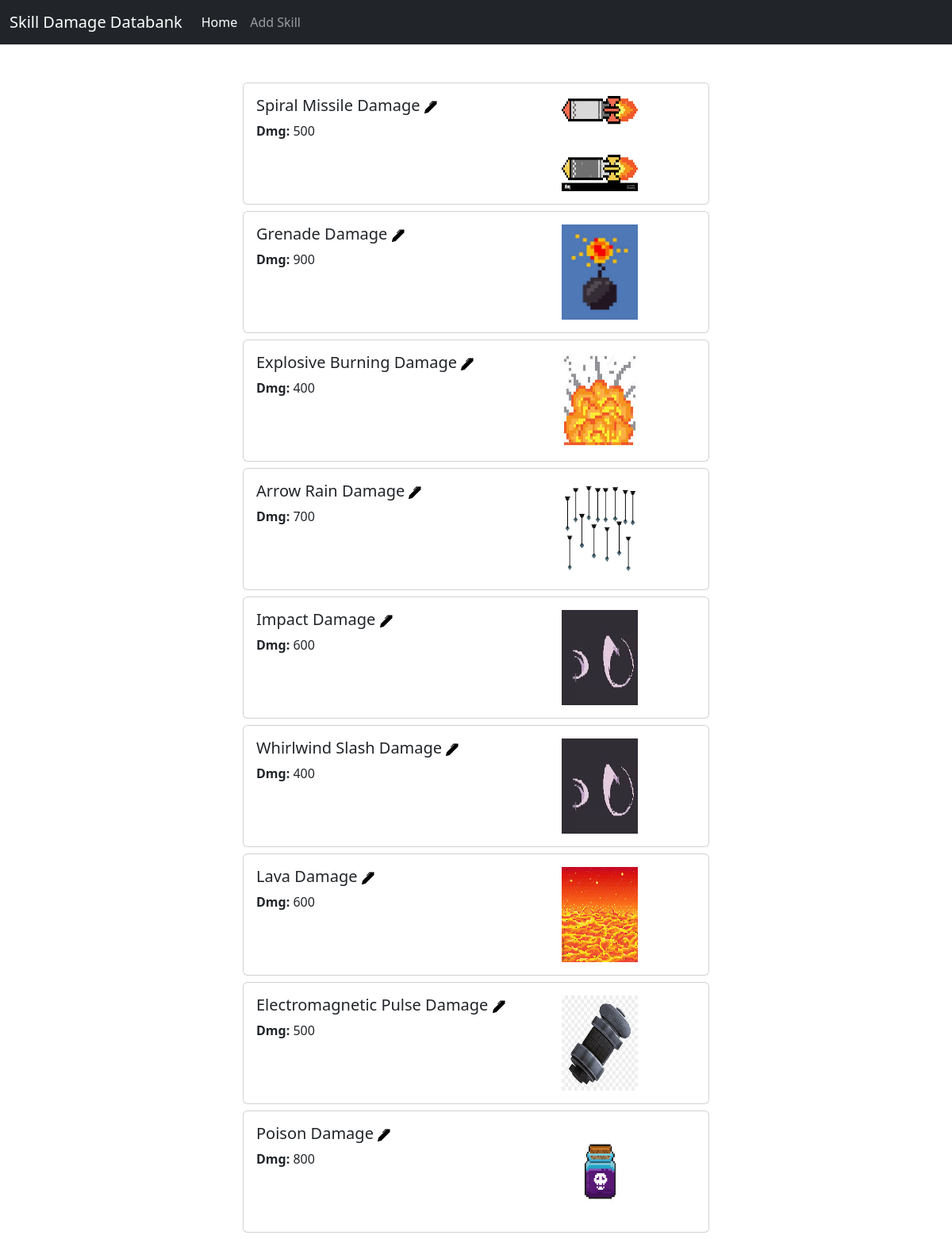
Page /skill on the committed database.
### tables this page shows
CREATE TABLE skillDamageTable
        (       
                skilldmg_id INT PRIMARY KEY,
                skilldmg_name VARCHAR(255),
                dmg INT,
                sfx_addr VARCHAR(255)
        
        );

### main.py (the view)
@app.route("/skill", methods=["GET"])
def skill():
    if request.method == "GET":
        with sqlite3.connect(db_url) as conn:
            cur = conn.cursor()
            cur.execute('SELECT * FROM ' + skill_table_name + ' ORDER BY skillDmg_id ASC')
            skill_data = cur.fetchall()
        return render_template("skill_main.html", dataset=skill_data)

### templates/skill_main.html (shortened to what this page needs)
<html>
    <head>
        <link rel="stylesheet" href="/static/css/bootstrap.css">
    </head>
    <body class="">
        <nav class="navbar navbar-expand-lg navbar-dark bg-dark sticky-top">
            <div class="container-fluid">
            <a class="navbar-brand" href="#">Skill Damage Databank</a>
            <div class="collapse navbar-collapse" id="navbarNav">
                <ul class="navbar-nav">
                <li class="nav-item">
                    <a class="nav-link active" aria-current="page" href="/">Home</a>
                </li>
                <li class="nav-item">
                    <a class="nav-link" href="/skill_add?id=null">Add Skill</a>
                </li>
                </ul>
            </div>
            </div>
        </nav>
            {%for data in dataset%}
            <div class="row justify-content-center">
                    <div class="col-6">
                        <div class="card mb-2">
                            <div class="row card-body">
                            <div class="col-sm-8">
                            <h5 class="card-title">
                                {{data[1]}}
                                <a href="/skill_add?id={{data[0]}}">
                                </a>
                            </h5>
                            <p class="card-text"><b>Dmg: </b>{{data[2]}} </p>
                            </div>
                            <img class="col-sm-2" src="{{data[3]}}" style="width: 120px; height: 120px;" alt="sans"/>
                        </div>
                </div>
            </div>
            </div>
            {%endfor%}
    </body>
</html>

### rows in the picture
skillDamageTable: skilldmg_name "Spiral Missile Damage", dmg "500", sfx_addr (picture)
skillDamageTable: skilldmg_name "Grenade Damage", dmg "900", sfx_addr (picture)
skillDamageTable: skilldmg_name "Explosive Burning Damage", dmg "400", sfx_addr (picture)
skillDamageTable: skilldmg_name "Arrow Rain Damage", dmg "700", sfx_addr (picture)
skillDamageTable: skilldmg_name "Impact Damage", dmg "600", sfx_addr (picture)
skillDamageTable: skilldmg_name "Whirlwind Slash Damage", dmg "400", sfx_addr (picture)
skillDamageTable: skilldmg_name "Lava Damage", dmg "600", sfx_addr (picture)
skillDamageTable: skilldmg_name "Electromagnetic Pulse Damage", dmg "500", sfx_addr (picture)
skillDamageTable: skilldmg_name "Poison Damage", dmg "800", sfx_addr (picture)
